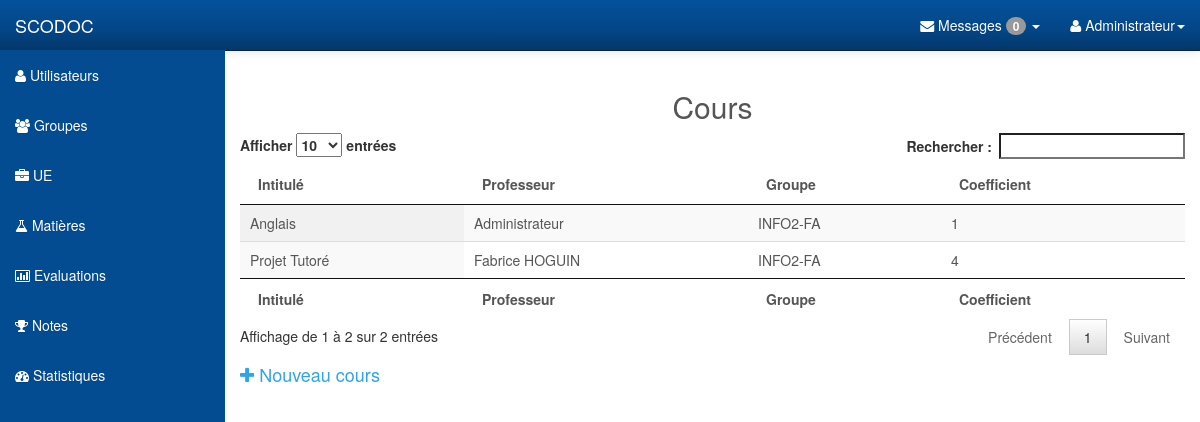
Page /lessons.php (signed in) on the committed database.
### tables this page shows
CREATE TABLE IF NOT EXISTS `lessons` (
`id` int(11) NOT NULL,
  `lesson_name` varchar(255) DEFAULT NULL,
  `user_id` int(11) DEFAULT NULL,
  `teachingunit_id` int(11) NOT NULL,
  `group_id` int(11) NOT NULL,
  `lesson_coefficient` int(11) NOT NULL DEFAULT '1'
);

CREATE TABLE IF NOT EXISTS `users` (
`id` int(11) NOT NULL,
  `name` varchar(25) NOT NULL,
  `login` varchar(20) NOT NULL,
  `phone` varchar(10) NOT NULL,
  `passwd` varchar(32) NOT NULL,
  `mail` varchar(55) NOT NULL,
  `dept_id` int(11) DEFAULT NULL,
  `group_id` int(11) DEFAULT NULL,
  `rank` int(1) NOT NULL DEFAULT '0'
);

CREATE TABLE IF NOT EXISTS `groups` (
`id` int(11) NOT NULL,
  `group_name` varchar(25) DEFAULT NULL,
  `dept_id` int(11) DEFAULT NULL
);

### get_users.php (called while the page is built, shortened)
<?php
	function get_user($user_id)
	{
		include("pdo.php");
		$req=$pdo->prepare('SELECT name FROM users WHERE id= ?');
		$req->execute(array($user_id));
		$data=$req->fetch();
		$name=$data["name"];
		return $name;
	}
?>

### get_groups.php (called while the page is built, shortened)
<?php
	function get_group($group_id)
	{
		include("pdo.php");
		$req=$pdo->prepare('SELECT group_name FROM groups WHERE id= ?');
		$req->execute(array($group_id));
		$data=$req->fetch();
		$name=$data["group_name"];
		return $name;
	}
?>

### get_lessons.php (the view, shortened to what this page needs)
<?php
	function get_all_lessons()
	{
		include("pdo.php");
		include("get_users.php");
		include("get_groups.php");
		$req=$pdo->query('SELECT * FROM lessons');
		while ($data=$req->fetch())
		{
			echo '<tr>';
			echo '<td>'.$data["lesson_name"].'</td>';
			echo '<td>'.get_user($data["user_id"]).'</td>';
			echo '<td>'.get_group($data["group_id"]).'</td>';
			echo '<td>'.$data["lesson_coefficient"].'</td>';
			echo '</tr>';
		}
	}
?>

### css/local.css (style rules this page uses)
body { font-family: "Helvetica Neue", Helvetica, Arial, sans-serif; font-size: 14px; line-height: 1.42857143; color: #555555; background-color: #ffffff; }

### css/dataTables-utilisateur.css (style rules this page uses)
table.dataTable tbody tr { background-color: white; }
table.dataTable tbody th, table.dataTable tbody td { padding: 8px 10px; }
table.dataTable.row-border tbody th, table.dataTable.row-border tbody td, table.dataTable.display tbody th, table.dataTable.display tbody td { border-top: 1px solid #dddddd; }
table.dataTable.row-border tbody tr:first-child th, table.dataTable.row-border tbody tr:first-child td, table.dataTable.display tbody tr:first-child th, table.dataTable.display tbody tr:first-child td { border-top: none; }
table.dataTable.stripe tbody tr.odd, table.dataTable.display tbody tr.odd { background-color: #f9f9f9; }
table.dataTable.order-column tbody tr > .sorting_1, table.dataTable.order-column tbody tr > .sorting_2, table.dataTable.order-column tbody tr > .sorting_3, table.dataTable.display tbody tr > .sorting_1, table.dataTable.display tbody tr > .sorting_2, table.dataTable.display tbody tr > .sorting_3 { background-color: #f9f9f9; }
table.dataTable.display tbody tr.odd > .sorting_1, table.dataTable.order-column.stripe tbody tr.odd > .sorting_1 { background-color: #f1f1f1; }
table.dataTable.display tbody tr.even > .sorting_1, table.dataTable.order-column.stripe tbody tr.even > .sorting_1 { background-color: #f9f9f9; }
table.dataTable, table.dataTable th, table.dataTable td { -webkit-box-sizing: content-box; -moz-box-sizing: content-box; box-sizing: content-box; }

### rows in the picture
lessons: lesson_name "Projet Tutoré", user.name "Fabrice HOGUIN", group.group_name "INFO2-FA", lesson_coefficient "4"
lessons: lesson_name "Anglais", user.name "Administrateur", group.group_name "INFO2-FA", lesson_coefficient "1"

### other values in the picture
get_nb_messages($_SESSION["id"]) "0"
$_SESSION["name"] "Administrateur"
